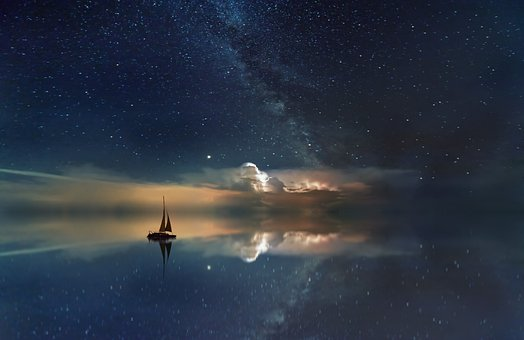
#> input picture 120722_photo/sailing.jpg, 524 x 340 px
$ python RGBv2.py
#> lines starting #> are read from the running program, lines starting #| are printed output that depends on the picture
import cv2

# read the image
image = cv2.imread('sailing.jpg')
#> image is the input picture: shape (340, 524, 3); mean B, G, R 66.6, 53.2, 44.9

# flip the image
# 1 indicates a horizontal flip
flip = cv2.flip(image, 1)
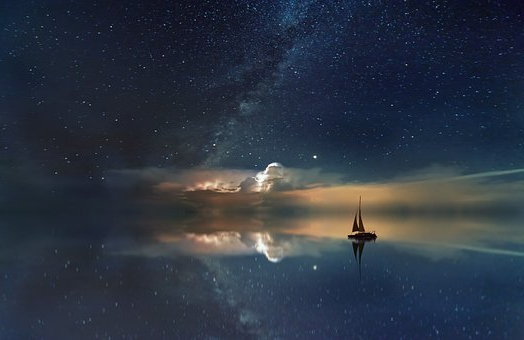
#> flip: shape (340, 524, 3); mean B, G, R 66.6, 53.2, 44.9

# present the original and flippe images respectively
cv2.imshow('original', image)
cv2.imshow('flipped', flip)

# images presented on the screen until a user closes them out
cv2.waitKey(0)
